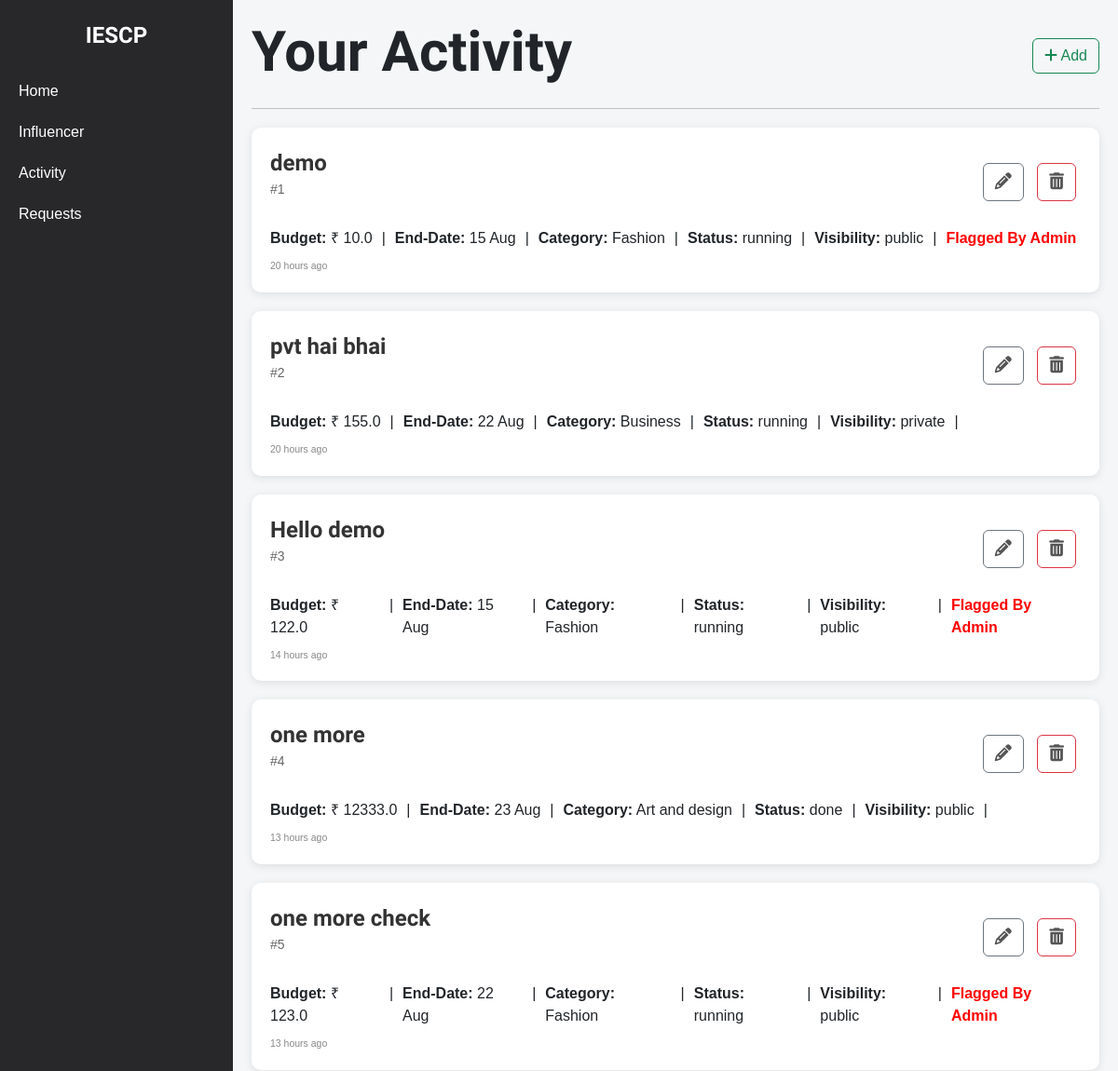
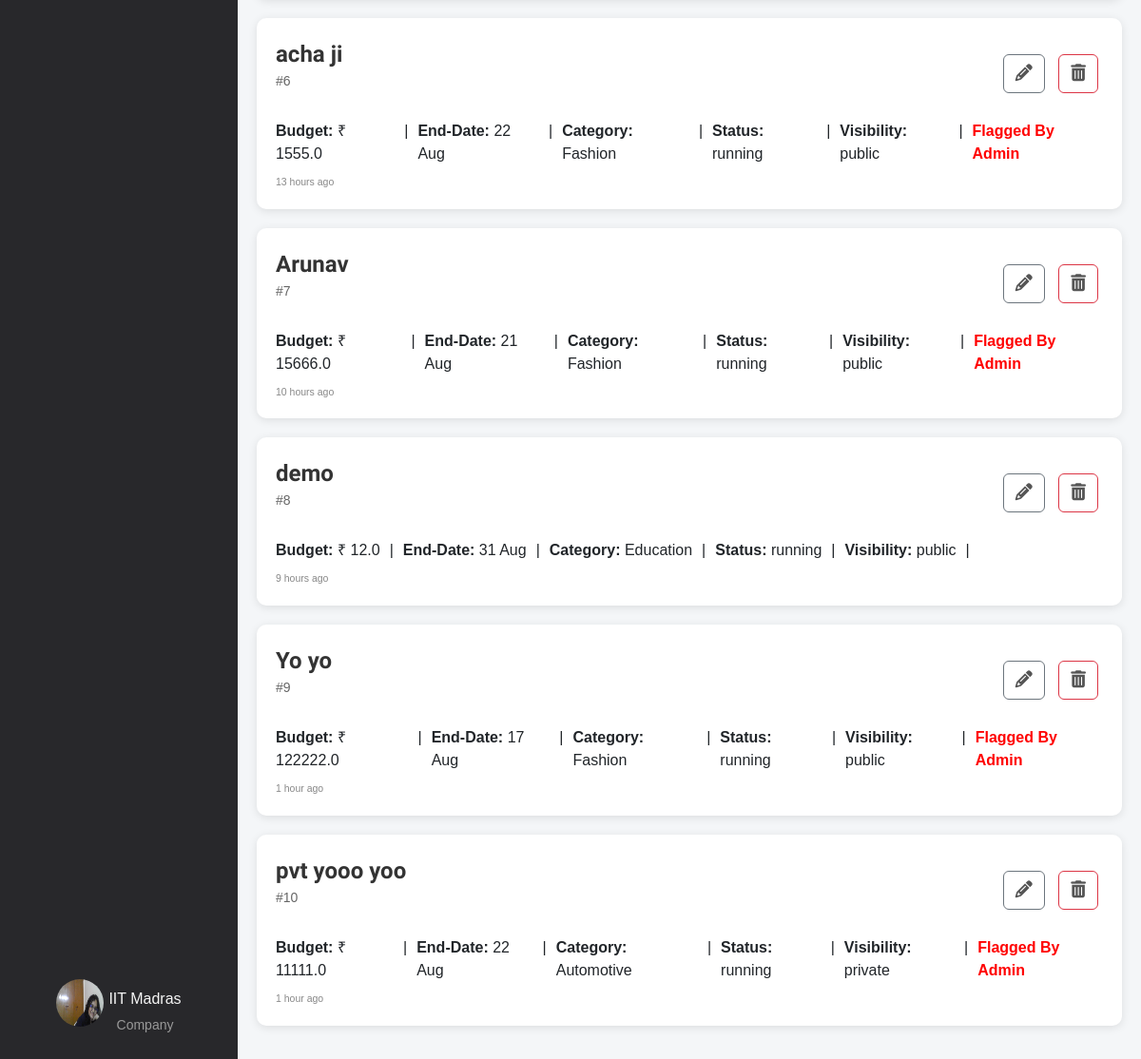
Screenshot of /company/activity (signed in) with the database file from the repository (2 pictures, top to bottom).
### models.py (models this page shows)
class Company(db.Model):
    __tablename__ = 'company'
    id = db.Column(db.Integer, primary_key=True)
    company_name = db.Column(db.String(100), nullable=False)
    username = db.Column(db.String(50), unique=True, nullable=False)
    email = db.Column(db.String(120), unique=True, nullable=False)
    password_hash = db.Column(db.String(128), nullable=False)
    phone_number = db.Column(db.String(20), nullable=False)
    address = db.Column(db.String(200), nullable=False)
    industry = db.Column(db.String(100), nullable=False)
    other_industry = db.Column(db.String(100), nullable=True)
    website = db.Column(db.String(200), nullable=False)
    description = db.Column(db.Text, nullable=False)
    social_media_link = db.Column(db.String(200), nullable=False)
    logo = db.Column(db.String(200), nullable=False)
    campaigns = db.relationship('Campaign', backref='company', lazy=True)

class Campaign(db.Model):
    __tablename__ = 'campaign'
    id = db.Column(db.Integer, primary_key=True)
    title = db.Column(db.String(200), nullable=False)
    description = db.Column(db.Text, nullable=False)
    budget = db.Column(db.Float, nullable=False)
    start_date = db.Column(db.Date, nullable=False)
    end_date = db.Column(db.Date, nullable=False)
    company_id = db.Column(db.Integer, db.ForeignKey('company.id'), nullable=False)
    admin_id = db.Column(db.Integer, db.ForeignKey('admin.id'), nullable=False, default=1)
    status = db.Column(db.String(50), nullable=False, default='pending')
    category = db.Column(db.String(255), nullable=False)
    created_at = db.Column(db.DateTime, nullable=False, default=datetime.utcnow)
    visibility = db.Column(db.String(50), nullable=False, default='public')
    influencers = db.relationship('Influencer', secondary=influencer_campaign_association, back_populates='campaigns')
    is_flag = db.Column(db.Boolean, nullable=False, default=False)
    @property
    def created_at_ist(self):
        utc_time = self.created_at.replace(tzinfo=timezone('UTC'))
        ist_time = utc_time.astimezone(timezone('Asia/Kolkata'))
        return ist_time

### company_routes.py (the view)
@app.route('/company/activity')
@company_auth_required
def company_activity():
    user = Company.query.get(session['company_id'])
    campaigns = Campaign.query.filter_by(company_id=session['company_id']).all()
    return render_template('company_activity.html', campaigns=campaigns, user=user)

### company_routes.py (called while the page is built)
def company_auth_required(func):
    @wraps(func)
    def func3(*args, **kwargs):
        if 'company_id' in session:
            return func(*args, **kwargs)
        else:
            flash("Please login first")
            return redirect(url_for('company_login'))
    return func3

### templates/company_activity.html (shortened to what this page needs)
{% extends 'layout.html' %}
{% block content %}
    <div class="container-box">
        <div class="sidebar">
            <div class="logo">IESCP</div>
            <ul>
                <li><a href="{{url_for('company_home')}}">Home</a></li>
                <li><a href="{{url_for('influencer_search')}}">Influencer</a></li>
                <li><a href="{{url_for('company_activity')}}">Activity</a></li>
                <li><a href="{{url_for('company_requests')}}">Requests</a></li>
            </ul>
            <div class="profile">
                <a href="{{ url_for('company_dashboard') }}">
                    <img src="{{ url_for('static', filename='profile_upload/company/' + user.username + '/' + user.logo) }}" alt="Profile Picture">
                    <div class="profile-name-category">
                        <span class="company_name">{{ user.company_name }}</span>
                        <span class="category">Company</span>
                    </div>
                </a>
            </div>
        </div>
        <div class="container">
            <div class="activity-heading">
                <h1>Your Activity</h1>
                <a href="{{url_for('campaign_add')}}" class="btn btn-outline-success"><i class="fa-solid fa-plus"></i> Add</a>
            </div>
            <hr>
            {% for campaign in campaigns %}
            <div class="campaign">
                <div class="campaign-main-details">
                    <div class="campaign-title">
                        <a href="{{ url_for('campaign_view', campaign_id=campaign.id) }}">{{ campaign.title }}</a>
                        <p>#{{ campaign.id }}</p>
                    </div>
                    <div class="campaign-actions">
                        <a href="{{ url_for('campaign_edit', campaign_id=campaign.id) }}" class="btn btn-outline-secondary">
                            <i class="fa fa-pencil "></i>
                        </a>
                        <a href="{{ url_for('campaign_delete', campaign_id=campaign.id) }}" class="btn btn-outline-danger">
                            <i class="fa fa-trash"></i>
                        </a>
                    </div>
                </div>
                <div class="campaign-details">
                    <div>
                        <strong>Budget:</strong> &#x20B9; {{ campaign.budget }}
                    </div> |
                    <div>
                        <strong>End-Date:</strong> {{ campaign.end_date.strftime('%d %b') }}
                    </div> |
                    <div>
                        <strong>Category:</strong> {{ campaign.category }}
                    </div> |
                    <div>
                        <strong>Status:</strong> {{ campaign.status }}
                    </div> |
                    <div>
                        <strong>Visibility:</strong> {{ campaign.visibility }}
                    </div> |
                    {% if campaign.is_flag %}
                    <div style="color: red; font-weight: bold;">
                        Flagged By Admin
                    </div>
                    {% endif %}
                </div>
                <div class="campaign-meta">
                    <small class="campaign-timestamp" data-created-at="{{ campaign.created_at_ist.isoformat() }}"></small>
                </div>
            </div>
            {% endfor %}
        </div>
    </div>
{% endblock %}

### templates/company_activity.html (style rules this page uses)
body { font-family: Arial, sans-serif; margin: 0; padding: 0; height: 100vh; background-color: #f4f6f8; overflow: hidden; }
.container-box { display: flex; width: 100%; height: 100vh; }
a { text-decoration: none; color: whitesmoke; }
.sidebar { width: 250px; background-color: #28282B; color: white; display: flex; flex-direction: column; align-items: center; padding-top: 20px; position: sticky; top: 0; height: 100vh; overflow-y: auto; }
.sidebar .logo { font-size: 24px; font-weight: bold; margin-bottom: 20px; font-family: 'Lexend Deca', sans-serif; font-weight: 600; }
.sidebar ul { list-style-type: none; padding: 0; width: 100%; }
.sidebar ul li { width: 100%; }
.sidebar ul li a { display: block; padding: 10px 20px; color: white; text-decoration: none; }
.sidebar .profile { margin-top: auto; text-align: center; padding: 10px; }
.profile .category { font-size: 14px; color: #999; margin-top: 5px; }
.sidebar .profile img { width: 50px; height: 50px; border-radius: 50%; margin-bottom: 5px; }
.profile { display: flex; flex-direction: column; align-items: center; text-align: center; padding: 10px; margin-bottom: 20px; }
.profile a { display: flex; align-items: center; text-align: center; justify-content: center; gap: 5px; }
.profile-name-category { display: flex; flex-direction: column; align-items: center; text-align: center; justify-content: center; padding-top: 13px; }
.container .activity-heading { display: flex; justify-content: space-between; align-items: center; }
.container .activity-heading h1 { font-size: 60px; font-weight: bold; font-family: 'Lexend Deca', sans-serif; font-weight: 600; }
.campaign { background-color: #ffffff; padding: 20px; border-radius: 10px; box-shadow: 0 2px 10px rgba(0, 0, 0, 0.1); margin: 20px 0; transition: transform 0.2s, box-shadow 0.2s; position: relative; }
.campaign-main-details { display: flex; justify-content: space-between; align-items: center; margin-bottom: 10px; }
.campaign-title { display: flex; flex-direction: column; }
.campaign-title a { font-size: 24px; font-weight: bold; font-family: 'Lexend Deca', sans-serif; color: #333; text-decoration: none; }
.campaign-title p { font-size: 14px; color: #555; }
.campaign-actions a { margin: 0 5px; font-size: 18px; color: #555; }
.campaign-actions { position: relative; }
.campaign-details { display: flex; gap: 10px; margin-bottom: 10px; }
.campaign p { font-size: 14px; color: #666; margin-bottom: 20px; }
.campaign-meta { display: flex; justify-content: space-between; font-size: 12px; color: #888; }
.container { flex: 1; padding: 20px; overflow-y: auto; }

### rows the page displays
Company: username+logo (picture), company_name "IIT Madras"
Campaign: title "demo", id "1", budget "10.0", end_date "15 Aug", category "Fashion", status "running", visibility "public", is_flag "Flagged By Admin"
Campaign: title "pvt hai bhai", id "2", budget "155.0", end_date "22 Aug", category "Business", status "running", visibility "private"
Campaign: title "Hello demo", id "3", budget "122.0", end_date "15 Aug", category "Fashion", status "running", visibility "public", is_flag "Flagged By Admin"
Campaign: title "one more", id "4", budget "12333.0", end_date "23 Aug", category "Art and design", status "done", visibility "public"
Campaign: title "one more check", id "5", budget "123.0", end_date "22 Aug", category "Fashion", status "running", visibility "public", is_flag "Flagged By Admin"
Campaign: title "acha ji", id "6", budget "1555.0", end_date "22 Aug", category "Fashion", status "running", visibility "public", is_flag "Flagged By Admin"
Campaign: title "Arunav", id "7", budget "15666.0", end_date "21 Aug", category "Fashion", status "running", visibility "public", is_flag "Flagged By Admin"
Campaign: title "demo", id "8", budget "12.0", end_date "31 Aug", category "Education", status "running", visibility "public"
Campaign: title "Yo yo", id "9", budget "122222.0", end_date "17 Aug", category "Fashion", status "running", visibility "public", is_flag "Flagged By Admin"
Campaign: title "pvt yooo yoo", id "10", budget "11111.0", end_date "22 Aug", category "Automotive", status "running", visibility "private", is_flag "Flagged By Admin"
